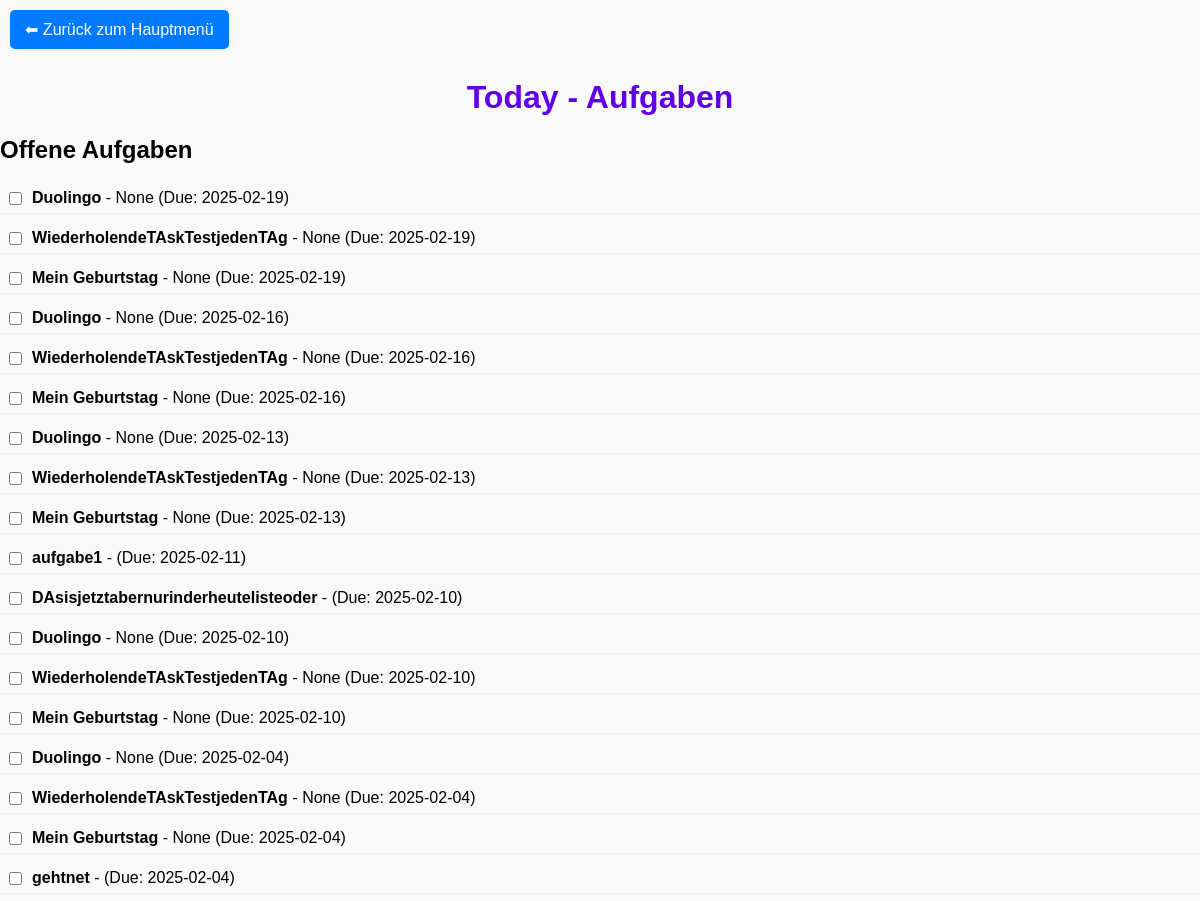
Before: /view_list/Today (upper part) with the older database file.
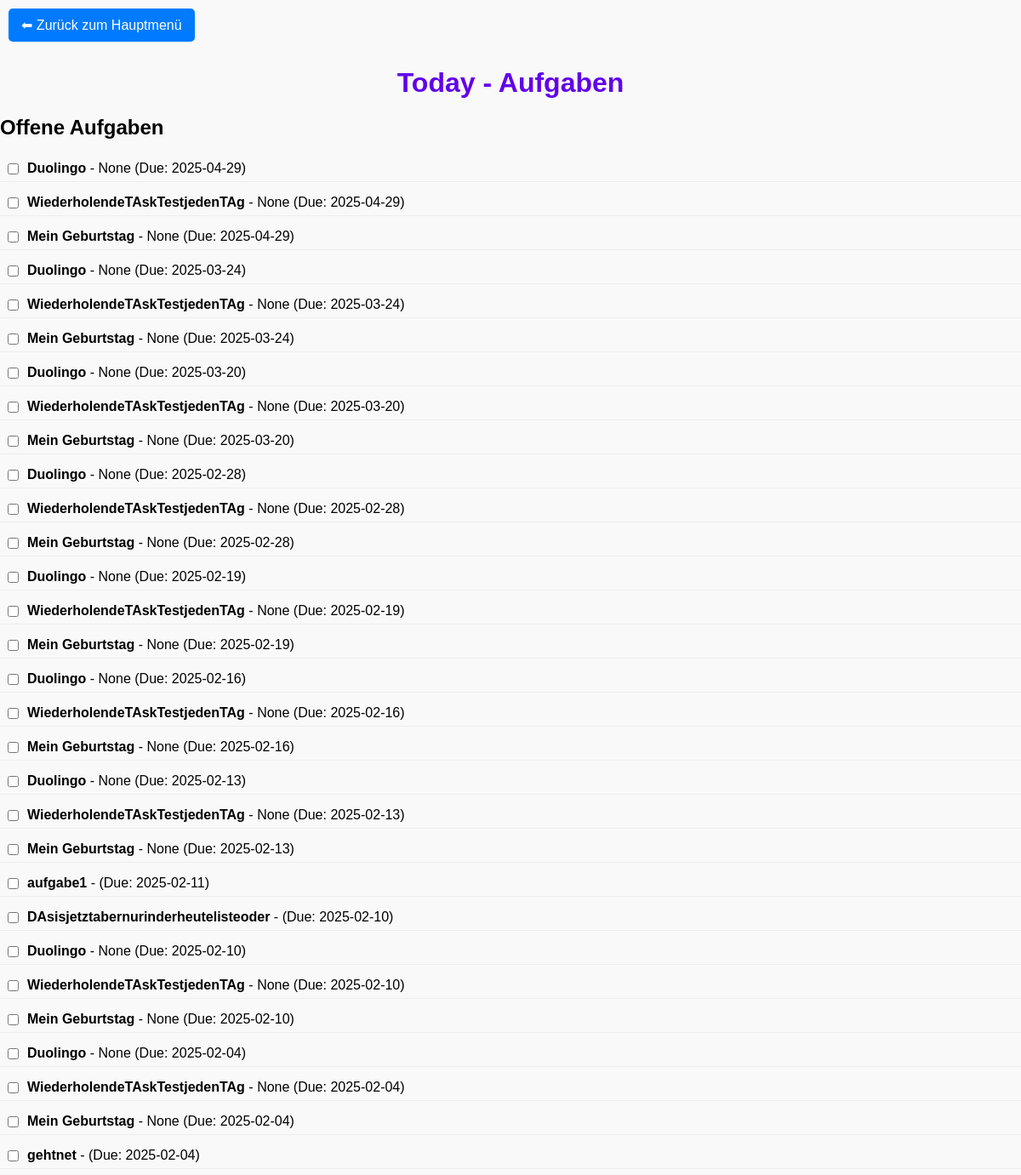
After: the same page with the newer database file.
### tables this page shows
CREATE TABLE tasks (
            id INTEGER PRIMARY KEY AUTOINCREMENT,
            list_name TEXT,
            title TEXT,
            description TEXT,
            due_date TEXT,
            completed INTEGER
        , color TEXT DEFAULT "#ffffff", position INTEGER DEFAULT 0, estimated_time INTEGER DEFAULT 30, archived INTEGER DEFAULT 0);

### app.py (the view)
@app.route("/view_list/<list_name>")
def view_list(list_name):
    tasks = manager.get_tasks(list_name)
    return render_template("view_lists.html", list_name=list_name, tasks=tasks)

### list_manager.py (called while the page is built)
    def get_db_connection(self):
        connection = sqlite3.connect("tasks.db")
        connection.row_factory = sqlite3.Row  # Optional: Access rows like dictionaries
        return connection

    def get_tasks(self, list_name):
        connection = self.get_db_connection()
        cursor = connection.cursor()
        cursor.execute("""
            SELECT id, title, description, due_date, completed
            FROM tasks
            WHERE list_name = ? AND completed = 0
            ORDER BY id DESC  -- Sortiere nach ID in absteigender Reihenfolge
        """, (list_name,))
        incomplete_tasks = cursor.fetchall()
        cursor.execute("""
            SELECT id, title, description, due_date, completed
            FROM tasks
            WHERE list_name = ? AND completed = 1
        """, (list_name,))
        completed_tasks = cursor.fetchall()
        connection.close()
        return {
            "incomplete": incomplete_tasks,
            "completed": completed_tasks
        }

### templates/view_lists.html (shortened to what this page needs)
<!DOCTYPE html>
<html lang="de">
<head>
  <link rel="stylesheet" href="{{ url_for('static', filename='styles.css') }}">
</head>
<body>
  <a href="{{ url_for('index') }}" class="back-button">⬅ Zurück zum Hauptmenü</a>
  <h1>{{ list_name }} - Aufgaben</h1>
  <div class="list-container">
    {% if tasks.incomplete %}
      <h2>Offene Aufgaben</h2>
      <ul>
        {% for task in tasks.incomplete %}
          <li class="task-item" data-task-id="{{ task[0] }}">
            <input type="checkbox">
            <div>
              <strong>{{ task[1] }}</strong> - {{ task[2] }}
              {% if task[3] %}
                <span>(Due: {{ task[3] }})</span>
              {% endif %}
            </div>
          </li>
        {% endfor %}
      </ul>
    {% else %}
      <p>Keine offenen Aufgaben vorhanden.</p>
    {% endif %}
  </div>
</body>
</html>

### static/styles.css (style rules this page uses)
body { font-family: Arial, sans-serif; background-color: #f9f9f9; margin: 0; padding: 0; }
h1 { text-align: center; margin: 20px 0; color: #6200ea; }
ul { list-style: none; padding: 0; }
ul li { margin-bottom: 10px; }
ul li input[type="checkbox"] { margin-right: 10px; }
.back-button { display: inline-block; margin: 10px; padding: 10px 15px; background-color: #007bff; color: white; text-decoration: none; border-radius: 5px; font-size: 16px; }

### templates/view_lists.html (style rules this page uses)
.task-item { display: flex; align-items: center; padding: 5px; border-bottom: 1px solid #eee; }
.task-item input[type="checkbox"] { margin-right: 10px; }

Changed rows visible on the page:
added tasks: title "Duolingo", task "None", due_date "2025-04-29"
added tasks: title "WiederholendeTAskTestjedenTAg", task "None", due_date "2025-04-29"
added tasks: title "Mein Geburtstag", task "None", due_date "2025-04-29"
added tasks: title "Duolingo", task "None", due_date "2025-03-24"
added tasks: title "WiederholendeTAskTestjedenTAg", task "None", due_date "2025-03-24"
added tasks: title "Mein Geburtstag", task "None", due_date "2025-03-24"
added tasks: title "Duolingo", task "None", due_date "2025-03-20"
added tasks: title "WiederholendeTAskTestjedenTAg", task "None", due_date "2025-03-20"
added tasks: title "Mein Geburtstag", task "None", due_date "2025-03-20"
added tasks: title "Duolingo", task "None", due_date "2025-02-28"
added tasks: title "WiederholendeTAskTestjedenTAg", task "None", due_date "2025-02-28"
added tasks: title "Mein Geburtstag", task "None", due_date "2025-02-28"
